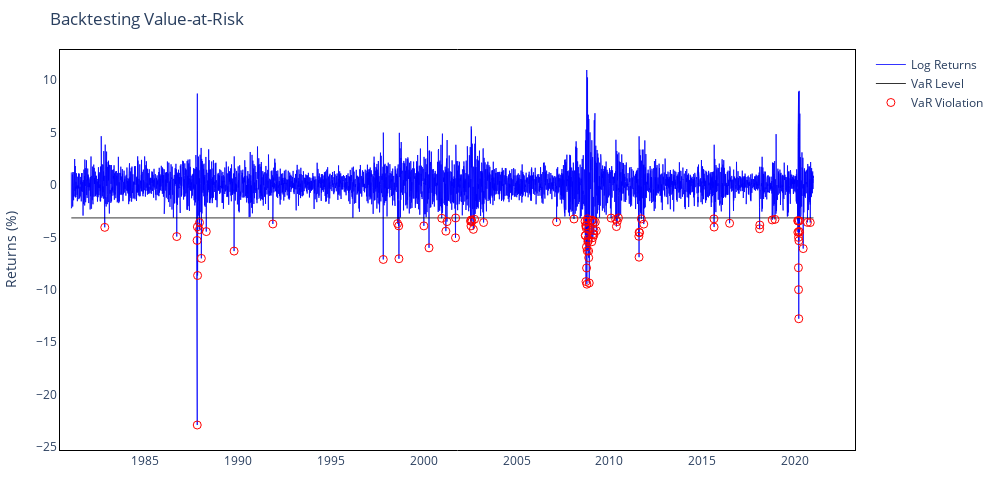

Notebook cell for this chart:
### Code cell
# Apply EVT model
evt_output, var_estimate, es_estimate, prob_exceedance = EVT.evt(
    returns=returns,
    confidence_level=confidence_level,
    threshold_percentile=97,
    exceedance_level=0.05,  # optional: probability of exceeding 5% loss
    wealth=1000000
)

# Print VaR and ES Estimates
print(f"EVT VaR estimate $ (abs): {var_estimate:.2f}")
print(f"EVT Expected Shortfall estimate $ (abs): {es_estimate:.2f}")

# If you also want the probability of exceeding 5% loss:
if prob_exceedance is not None:
    print(f"Probability of exceeding 5% daily loss: {prob_exceedance * 100:.2f}%")

# Backtest full period
violations, violation_rate = BT.backtest_var(evt_output, confidence_level)
print(f"Full Period — Violations: {violations}, Violation Rate: {violation_rate:.2f}%")

# Plot interactive VaR
fig_var = IP.plot_var(evt_output)

# Plot interactive ES for a subset
fig_es = IP.plot_es(evt_output, subset=("2017-11-01", "2020-11-30"), interactive=False)

### Figure 1 — Plotly figure (JSON) as saved in the notebook; plotly's stock layout.template omitted (floating-point values rounded to 4 significant figures; data arrays with more than 128 entries replaced by an {"elided": "..."} marker saying what was removed)
{"data": [{"hovertemplate": "Date: %{x}<br>Return: %{y:.2f}%", "line": {"color": "blue", "width": 0.8}, "mode": "lines", "name": "Log Returns", "type": "scatter", "x": {"elided": "10086 str values"}, "y": {"elided": "10086 float values"}}, {"customdata": {"elided": "10086 float values"}, "hovertemplate": "Date: %{x}<br>VaR: %{customdata:.2f}%", "line": {"color": "black", "width": 0.8}, "mode": "lines", "name": "VaR Level", "type": "scatter", "x": {"elided": "10086 str values"}, "y": {"elided": "10086 float values"}}, {"hovertemplate": "Date: %{x}<br>Return: %{y:.2f}%", "marker": {"color": "red", "size": 8, "symbol": "circle-open"}, "mode": "markers", "name": "VaR Violation", "type": "scatter", "x": ["1982-10-25T00:00:00", "1986-09-11T00:00:00", "1987-10-16T00:00:00", "1987-10-19T00:00:00", "1987-10-22T00:00:00", "1987-10-26T00:00:00", "1987-11-30T00:00:00", "1987-12-03T00:00:00", "1988-01-08T00:00:00", "1988-04-14T00:00:00", "1989-10-13T00:00:00", "1991-11-15T00:00:00", "1997-10-27T00:00:00", "1998-08-04T00:00:00", "1998-08-27T00:00:00", "1998-08-31T00:00:00", "2000-01-04T00:00:00", "2000-04-14T00:00:00", "2000-12-20T00:00:00", "2001-03-12T00:00:00", "2001-04-03T00:00:00", "2001-09-17T00:00:00", "2001-09-20T00:00:00", "2002-07-10T00:00:00", "2002-07-19T00:00:00", "2002-07-22T00:00:00", "2002-08-05T00:00:00", "2002-09-03T00:00:00", "2002-09-27T00:00:00", "2003-03-24T00:00:00", "2007-02-27T00:00:00", "2008-02-05T00:00:00", "2008-09-09T00:00:00", "2008-09-15T00:00:00", "2008-09-17T00:00:00", "2008-09-22T00:00:00", "2008-09-29T00:00:00", "2008-10-02T00:00:00", "2008-10-06T00:00:00", "2008-10-07T00:00:00", "2008-10-09T00:00:00", "2008-10-15T00:00:00", "2008-10-22T00:00:00", "2008-10-24T00:00:00", "2008-10-27T00:00:00", "2008-11-05T00:00:00", "2008-11-06T00:00:00", "2008-11-12T00:00:00", "2008-11-14T00:00:00", "2008-11-19T00:00:00", "2008-11-20T00:00:00", "2008-12-01T00:00:00", "2009-01-14T00:00:00", "2009-01-20T00:00:00", "2009-01-29T00:00:00", "2009-02-10T00:00:00", "2009-02-17T00:00:00", "2009-02-23T00:00:00", "2009-03-02T00:00:00", "2009-03-05T00:00:00", "2009-03-30T00:00:00", "2009-04-20T00:00:00", "2010-02-04T00:00:00", "2010-05-06T00:00:00", "2010-05-20T00:00:00", "2010-06-04T00:00:00", "2010-06-29T00:00:00", "2011-08-04T00:00:00", "2011-08-08T00:00:00", "2011-08-10T00:00:00", "2011-08-18T00:00:00", "2011-09-22T00:00:00", "2011-11-09T00:00:00", "2015-08-21T00:00:00", "2015-08-24T00:00:00", "2016-06-24T00:00:00", "2018-02-05T00:00:00", "2018-02-08T00:00:00", "2018-10-10T00:00:00", "2018-12-04T00:00:00", "2020-02-24T00:00:00", "2020-02-27T00:00:00", "2020-03-05T00:00:00", "2020-03-09T00:00:00", "2020-03-11T00:00:00", "2020-03-12T00:00:00", "2020-03-16T00:00:00", "2020-03-18T00:00:00", "2020-03-20T00:00:00", "2020-03-27T00:00:00", "2020-04-01T00:00:00", "2020-06-11T00:00:00", "2020-09-03T00:00:00", "2020-10-28T00:00:00"], "y": [-4.05, -4.928, -5.298, -22.9, -4.0, -8.642, -4.267, -3.593, -7.008, -4.454, -6.312, -3.727, -7.113, -3.692, -3.913, -7.044, -3.91, -6.005, -3.18, -4.414, -3.5, -5.047, -3.155, -3.455, -3.911, -3.346, -3.49, -4.242, -3.279, -3.587, -3.534, -3.252, -3.473, -4.828, -4.829, -3.899, -9.219, -4.112, -3.928, -5.911, -7.922, -9.47, -6.295, -3.512, -3.228, -5.412, -5.157, -5.329, -4.259, -6.311, -6.948, -9.354, -3.403, -5.426, -3.368, -5.037, -4.663, -3.532, -4.774, -4.346, -3.544, -4.373, -3.164, -3.289, -3.976, -3.502, -3.151, -4.9, -6.896, -4.516, -4.562, -3.24, -3.739, -3.237, -4.021, -3.658, -4.184, -3.826, -3.342, -3.29, -3.409, -4.517, -3.451, -7.901, -5.01, -9.994, -12.77, -5.322, -4.433, -3.427, -4.515, -6.075, -3.576, -3.593]}], "layout": {"height": 500, "hovermode": "x unified", "margin": {"b": 50, "l": 60, "r": 60, "t": 50}, "paper_bgcolor": "white", "plot_bgcolor": "white", "title": {"text": "Backtesting Value-at-Risk"}, "width": 1000, "xaxis": {"linecolor": "black", "linewidth": 1, "mirror": true, "showline": true}, "yaxis": {"linecolor": "black", "linewidth": 1, "mirror": true, "showline": true, "title": {"text": "Returns (%)"}}}}
